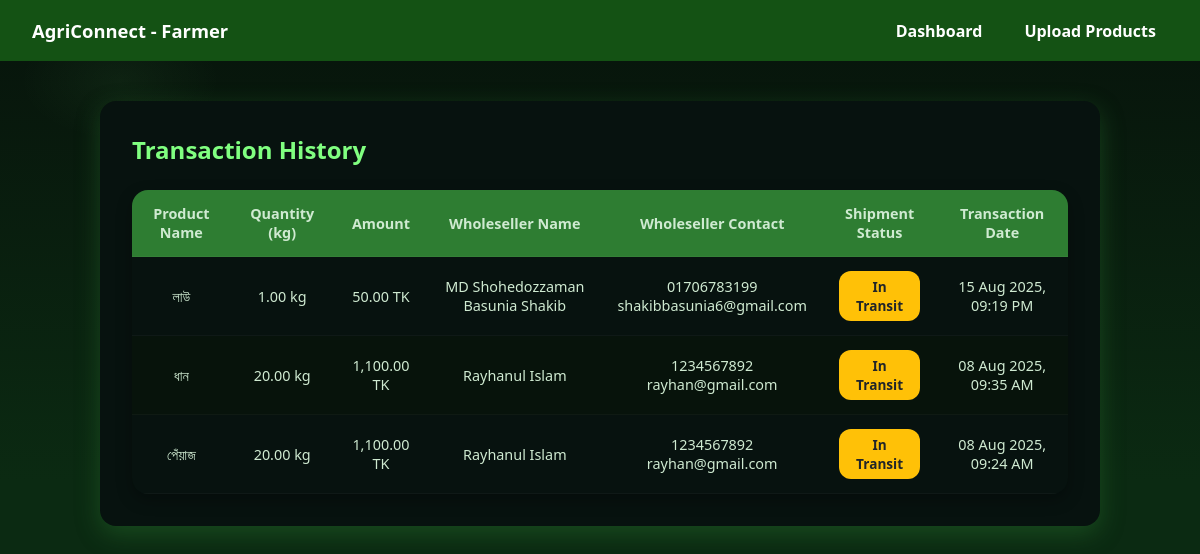
The page /farmer_transactions.php (signed in) on the database its author committed.
### tables this page shows
CREATE TABLE `transactions` (
  `id` int(11) NOT NULL,
  `farmer_id` int(11) DEFAULT NULL,
  `wholeseller_id` int(11) DEFAULT NULL,
  `product_name` varchar(255) DEFAULT NULL,
  `amount` decimal(10,2) DEFAULT NULL,
  `shipment_status` enum('In Transit','Shipped','Received') DEFAULT 'In Transit',
  `transaction_date` timestamp NOT NULL DEFAULT current_timestamp(),
  `product_id` int(11) DEFAULT NULL,
  `quantity` int(11) NOT NULL
);

CREATE TABLE `farmer_products` (
  `id` int(11) NOT NULL,
  `farmer_id` int(11) NOT NULL,
  `product_name` varchar(255) NOT NULL,
  `quantity` int(11) NOT NULL,
  `price_per_kg` decimal(10,2) NOT NULL,
  `image` varchar(255) DEFAULT NULL,
  `description` text DEFAULT NULL,
  `created_at` timestamp NOT NULL DEFAULT current_timestamp()
);

CREATE TABLE `wholesellers` (
  `id` int(11) NOT NULL,
  `name` varchar(100) NOT NULL,
  `email` varchar(100) NOT NULL,
  `phone` varchar(20) NOT NULL,
  `nid` varchar(30) NOT NULL,
  `password` varchar(255) NOT NULL,
  `created_at` timestamp NOT NULL DEFAULT current_timestamp()
);

### farmer_transactions.php (the view, shortened to what this page needs)
<?php
include('db_connection.php');
$farmer_id = $_SESSION['farmer_id'];
$sql = "SELECT t.*, f.product_name, f.price_per_kg, w.name AS wholeseller_name, w.phone AS wholeseller_phone, w.email AS wholeseller_email
        FROM transactions t
        JOIN farmer_products f ON t.product_id = f.id
        JOIN wholesellers w ON t.wholeseller_id = w.id
        WHERE t.farmer_id = ?
        ORDER BY t.transaction_date DESC";
$stmt = $conn->prepare($sql);
$stmt->bind_param("i", $farmer_id);
$stmt->execute();
$result = $stmt->get_result();
?>
<!DOCTYPE html>
<html lang="en">
<head>
</head>
<body>
<nav class="navbar">
  <a class="navbar-brand" href="#">AgriConnect - Farmer</a>
  <ul class="navbar-nav">
    <li><a href="farmer_dashboard.php" class="nav-link">Dashboard</a></li>
    <li><a href="farmer_product_upload.php" class="nav-link">Upload Products</a></li>
  </ul>
</nav>
<div class="container">
  <h2>Transaction History</h2>
  <?php if ($result->num_rows > 0): ?>
  <table role="table" aria-label="Transaction history table">
    <thead>
      <tr>
        <th scope="col">Product Name</th>
        <th scope="col">Quantity (kg)</th>
        <th scope="col">Amount</th>
        <th scope="col">Wholeseller Name</th>
        <th scope="col">Wholeseller Contact</th>
        <th scope="col">Shipment Status</th>
        <th scope="col">Transaction Date</th>
      </tr>
    </thead>
    <tbody>
      <?php while ($row = $result->fetch_assoc()): ?>
      <tr>
        <td data-label="Product Name"><?= htmlspecialchars($row['product_name']) ?></td>
        <td data-label="Quantity (kg)">
          <?php
            $quantity_bought = $row['amount'] / $row['price_per_kg'];
            echo number_format($quantity_bought, 2);
          ?> kg
        </td>
        <td data-label="Amount"><?= htmlspecialchars(number_format($row['amount'], 2)) ?> TK</td>
        <td data-label="Wholeseller Name"><?= htmlspecialchars($row['wholeseller_name']) ?></td>
        <td data-label="Wholeseller Contact">
          <?= htmlspecialchars($row['wholeseller_phone']) ?><br>
          <?= htmlspecialchars($row['wholeseller_email']) ?>
        </td>
        <td data-label="Shipment Status">
          <?php
            if ($row['shipment_status'] == 'In Transit') {
              echo "<span class='badge badge-warning'>In Transit</span>";
            } elseif ($row['shipment_status'] == 'Shipped') {
              echo "<span class='badge badge-primary'>Shipped</span>";
            } elseif ($row['shipment_status'] == 'Received') {
              echo "<span class='badge badge-success'>Received</span>";
            } else {
              echo htmlspecialchars($row['shipment_status']);
            }
          ?>
        </td>
        <td data-label="Transaction Date"><?= htmlspecialchars(date('d M Y, h:i A', strtotime($row['transaction_date']))) ?></td>
      </tr>
      <?php endwhile; ?>
    </tbody>
  </table>
  <?php else: ?>
  <p>No transactions found.</p>
  <?php endif; ?>
</div>
</body>
</html>

### farmer_transactions.php (style rules this page uses)
:root { --bg-1: #07130b; --bg-2: #0b2a12; --card: #07120f; --accent: #80ff80; --accent-dark: #2e7d32; --muted: #cfead1; --glass: rgba(255, 255, 255, 0.03); --glass-2: rgba(255, 255, 255, 0.02); --card-radius: 16px; --gap: 28px; --badge-intransit: #ffc107; --badge-shipped: #0d6efd; --badge-received: #198754; }
* { box-sizing: border-box; margin: 0; padding: 0; }
body { font-family: 'Poppins', system-ui, -apple-system, "Segoe UI", Roboto, "Helvetica Neue", Arial, sans-serif; background: radial-gradient(1000px 600px at 10% 10%, rgba(128, 255, 128, 0.05), transparent 10%), linear-gradient(180deg, var(--bg-1), var(--bg-2) 60%); color: var(--muted); min-height: 100vh; -webkit-font-smoothing: antialiased; -moz-osx-font-smoothing: grayscale; }
nav.navbar { background-color: #145214; padding: 18px 32px; display: flex; align-items: center; justify-content: space-between; gap: 12px; }
nav.navbar .navbar-brand { color: #ffffff; font-weight: 700; font-size: 1.15rem; text-decoration: none; }
nav.navbar .navbar-nav { display: flex; gap: 18px; list-style: none; }
nav.navbar .nav-link { color: #ffffff; text-decoration: none; padding: 8px 12px; border-radius: 10px; font-weight: 600; transition: color 0.2s ease, background-color 0.2s ease; }
.container { max-width: 1000px; margin: 40px auto; background: var(--card); padding: 32px; border-radius: var(--card-radius); box-shadow: 0 8px 24px rgba(46, 125, 50, 0.4); }
h2 { color: var(--accent); margin-bottom: 24px; }
table { width: 100%; border-collapse: collapse; background: var(--card); border-radius: var(--card-radius); overflow: hidden; box-shadow: 0 6px 16px rgba(0,0,0,0.3); }
thead tr { background-color: var(--accent-dark); }
th, td { padding: 14px 16px; text-align: center; border-bottom: 1px solid var(--glass); font-size: 0.9rem; }
th { color: var(--muted); font-weight: 700; }
tbody tr { transition: background-color 0.3s ease; }
tbody tr:nth-child(even) { background-color: var(--bg-1); }
.badge { display: inline-block; padding: 6px 12px; border-radius: 12px; font-weight: 600; font-size: 0.85rem; color: #fff; user-select: none; }
.badge-warning { background-color: var(--badge-intransit); color: #212529; }

### rows shown on the page
transactions: farmer_products.product_name "লাউ", amount.price_per_kg "1.00", amount "50.00", wholeseller.name "MD Shohedozzaman Basunia Shakib", wholeseller.phone "01706783199", wholeseller.email "shakibbasunia6@gmail.com", shipment_status "In Transit", transaction_date "15 Aug 2025, 09:19 PM"
transactions: farmer_products.product_name "ধান", amount.price_per_kg "20.00", amount "1,100.00", wholeseller.name "Rayhanul Islam", wholeseller.phone "1234567892", wholeseller.email "rayhan@gmail.com", shipment_status "In Transit", transaction_date "08 Aug 2025, 09:35 AM"
transactions: farmer_products.product_name "পেঁয়াজ", amount.price_per_kg "20.00", amount "1,100.00", wholeseller.name "Rayhanul Islam", wholeseller.phone "1234567892", wholeseller.email "rayhan@gmail.com", shipment_status "In Transit", transaction_date "08 Aug 2025, 09:24 AM"
